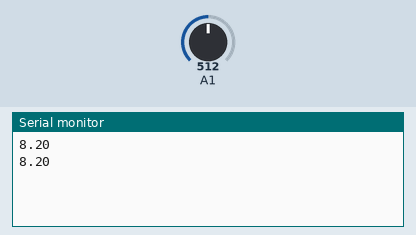
This sketch was run on a simulated Arduino Uno, built with avr-gcc and run on an emulated ATmega328P. On the bench: the last lines printed to the serial monitor. The inputs (shaded band) are chosen by the test bench; at power-on: A1 = 512.

Above: at 1.8 s.
1.9 s: A1 set to 716
At 2.8 s:
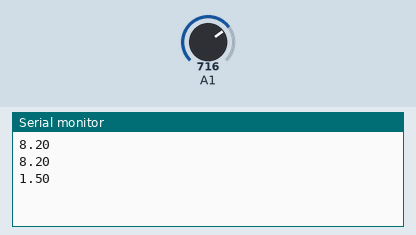
3.4 s: A1 set to 900
At 4.5 s:
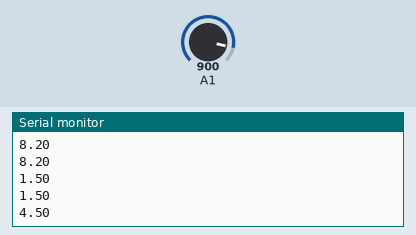
Timing chart, 0 to 6.4 s (numbered marks = the images above; inputs shaded):
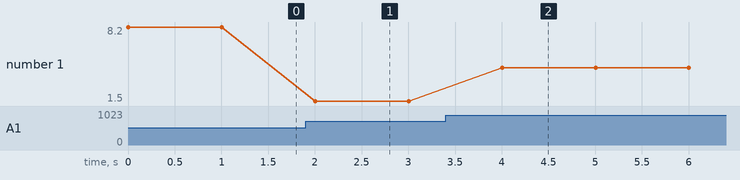

Measured:
- after the input at 1.9 s, the serial monitor: prints a new line after 0.10 s (image 1)
- after the input at 3.4 s, the serial monitor: prints a new line after 0.60 s (image 2)
- plotted number 1: 8.2 → 1.5 after the input at 1.9 s, 1.5 → 4.5 after the input at 3.4 s

The sketch:

testVoltMeter.ino
```cpp
/*
ขา - ต่อกับ กราวน์
ขา + ต่อกับไฟ 5 หรือ 3.3 โวลต์
ขา S ต่อกับขา A1
ขา Vcc ต่อกับไฟที่ต้องการวัด
- ถ้าบอร์ด arduino ใช้ไฟเลี้ยง 3.3V ไฟที่วัดได้สูงสุดคือ 16.5V
- ถ้าบอร์ด arduino ใช้ไฟเลี้ยง 5V ไฟที่วัดได้สูงสุดคือ 24.9V
*/
int val11;
float val2;

void setup()
{
Serial.begin(9600);
}
void loop()
{
float temp;
val11=analogRead(1);
temp=val11/6.2;
val11=(int)temp;//
val2=((val11%100)/10.0);
Serial.println(val2);
delay(1000);
}
```
